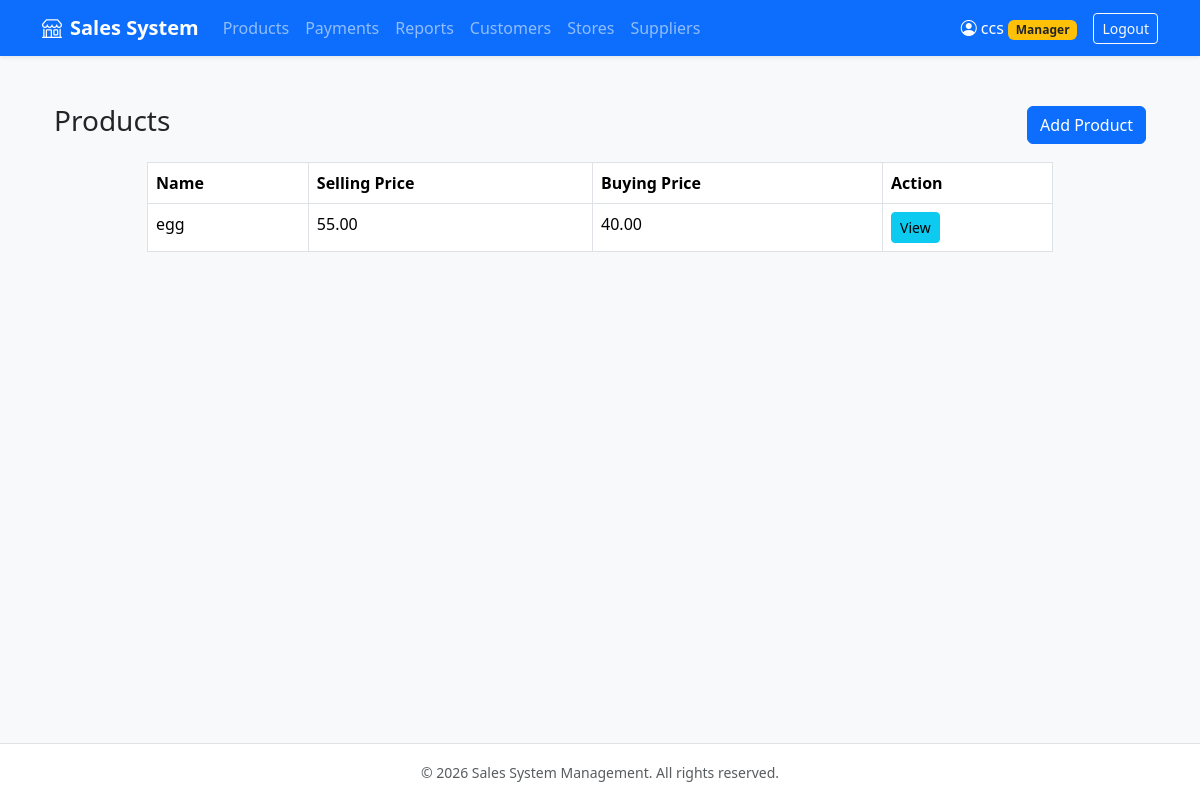
The app's page / (signed in) with its own data.
### sales/models.py (models this page shows, shortened)
class Product(models.Model):
    store = models.ForeignKey(Store, on_delete=models.CASCADE, related_name='products', null=True, blank=True)
    name = models.CharField(max_length=100)
    selling_price = models.DecimalField(max_digits=10, decimal_places=2)
    buying_price = models.DecimalField(max_digits=10, decimal_places=2)
    category = models.CharField(max_length=100)

### sales/views.py (the view)
# urls.py: path('', views.product_list, name='product_list'),
@login_required
def product_list(request):
    products = Product.objects.all()
    return render(request, 'sales/product_list.html', {'products': products})

### sales/templates/sales/product_list.html
{% extends 'sales/base.html' %}
{% block content %}
<div class="container mt-4">
    <div class="row">
        <div class="col-12 d-flex justify-content-between align-items-center mb-3">
            <h3>Products</h3>
            <a href="{% url 'product_create' %}" class="btn btn-primary">Add Product</a>
        </div>
    </div>
    <div class="row d-flex justify-content-center">
        <div class="col-10">
            <table class="table table-bordered">
                <thead>
                    <tr>
                        <th>Name</th>
                        <th>Selling Price</th>
                        <th>Buying Price</th>
                        <th>Action</th>
                    </tr>
                </thead>
                <tbody>
                    {% for product in products %}
                    <tr>
                        <td>{{ product.name }}</td>
                        <td>{{ product.selling_price }}</td>
                        <td>{{ product.buying_price }}</td>
                        <td>
                            <a href="{% url 'product_detail' product.id %}" class="btn btn-info btn-sm">
                                View
                            </a>
                        </td>
                    </tr>
                    {% endfor %}
                </tbody>
            </table>
        </div>
    </div>
</div>
{% endblock %}

### sales/templates/sales/base.html (shortened to what this page needs)
<!DOCTYPE html>
<html lang="en">
<head>
    <link href="https://cdn.jsdelivr.net/npm/bootstrap@5.3.2/dist/css/bootstrap.min.css" rel="stylesheet">
    <link rel="stylesheet" href="https://cdn.jsdelivr.net/npm/bootstrap-icons@1.11.1/font/bootstrap-icons.css">
</head>
<body class="bg-light d-flex flex-column min-vh-100">
    <nav class="navbar navbar-expand-lg navbar-dark bg-primary shadow-sm">
        <div class="container">
            <a class="navbar-brand fw-bold" href="{% url 'customer_list' %}">
                <i class="bi bi-shop me-2"></i>Sales System
            </a>
            <div class="collapse navbar-collapse" id="navbarNav">
                <ul class="navbar-nav me-auto mb-2 mb-lg-0">
                    {% if user.is_authenticated %}
                        <li class="nav-item">
                            <a class="nav-link" href="{% url 'product_list' %}">Products</a>
                        </li>
                        <li class="nav-item">
                            <a class="nav-link" href="{% url 'payment_list' %}">Payments</a>
                        </li>
                        <li class="nav-item">
                            <a class="nav-link" href="{% url 'report_list' %}">Reports</a>
                        </li>
                        {% if user.is_staff %}
                            <li class="nav-item">
                                <a class="nav-link" href="{% url 'customer_list' %}">Customers</a>
                            </li>
                            <li class="nav-item">
                                <a class="nav-link" href="{% url 'store_list' %}">Stores</a>
                            </li>
                            <li class="nav-item">
                                <a class="nav-link" href="{% url 'supplier_list' %}">Suppliers</a>
                            </li>
                        {% endif %}
                    {% endif %}
                </ul>
                <div class="d-flex align-items-center gap-2">
                    {% if user.is_authenticated %}
                        <span class="navbar-text text-white me-2">
                            <i class="bi bi-person-circle me-1"></i>{{ user.username }}
                            {% if user.is_staff %}<span class="badge bg-warning text-dark">Manager</span>{% endif %}
                        </span>
                        <a href="{% url 'logout' %}" class="btn btn-outline-light btn-sm">Logout</a>
                    {% else %}
                        <a href="{% url 'login' %}" class="btn btn-outline-light btn-sm">Login</a>
                        <a href="{% url 'register' %}" class="btn btn-warning btn-sm fw-bold">Sign Up</a>
                    {% endif %}
                </div>
            </div>
        </div>
    </nav>
    <main class="container my-4 flex-grow-1">
        {% block content %}{% endblock %}
    </main>
    <footer class="bg-white border-top py-3 text-center text-muted">
        <div class="container">
            <small>&copy; 2026 Sales System Management. All rights reserved.</small>
        </div>
    </footer>
</body>
</html>

### records on screen
Product: name "egg", selling_price "55.00", buying_price "40.00"

### other values on screen
{{ user.username }} "ccs"
